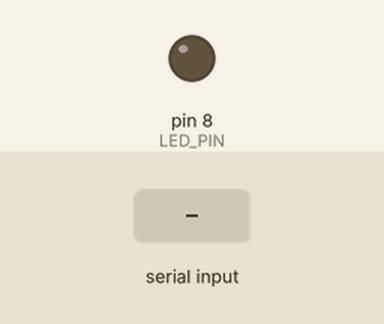
Simulated run of this sketch. Board: Arduino Uno, built with avr-gcc and run on an emulated ATmega328P. Parts: output pins drawn as LEDs (lit = HIGH). The inputs (shaded band) are chosen by the test bench.

Above: at 1.2 s.
1.3 s: "on" received over Serial
At 3.5 s:
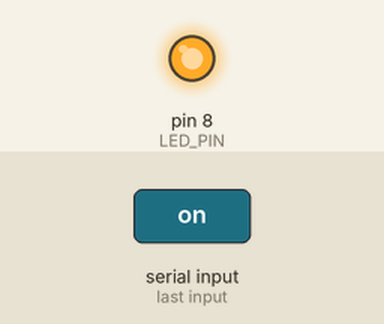
3.8 s: "1" received over Serial
At 5.3 s:
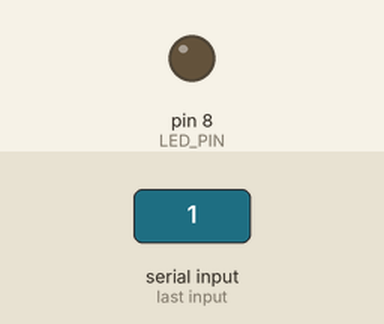
Timing chart, 0 to 6.8 s (numbered marks = the images above; inputs shaded):
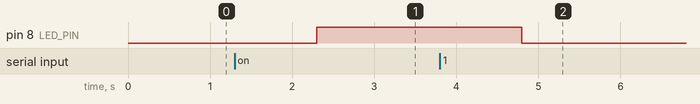

The sketch:

Led_Code.ino
```cpp
int LED_PIN = 8;
void setup() {
  Serial.begin(9600);
  pinMode(LED_PIN, OUTPUT);
}

void loop() {

  while(Serial.available()) {
    if(Serial.readString() == "on") {
      digitalWrite(LED_PIN, HIGH);
    } else {
      digitalWrite(LED_PIN, LOW);
    }
  }

}
```

Measured:
- after the input at 1.3 s, pin 8 (LED_PIN): LOW → HIGH after 1.0 s
- after the input at 3.8 s, pin 8 (LED_PIN): HIGH → LOW after 1.0 s
